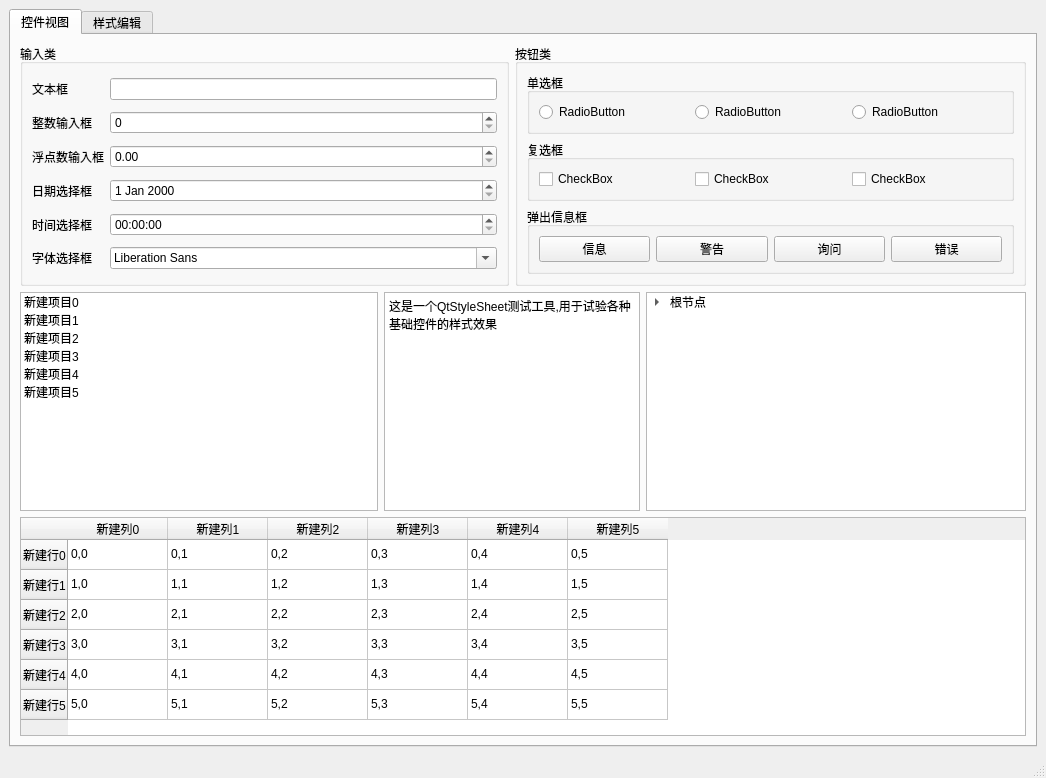
<?xml version="1.0" encoding="UTF-8"?>
<ui version="4.0">
 <class>StyleSheetViewer</class>
 <widget class="QMainWindow" name="StyleSheetViewer">
  <property name="geometry">
   <rect>
    <x>0</x>
    <y>0</y>
    <width>1046</width>
    <height>778</height>
   </rect>
  </property>
  <property name="windowTitle">
   <string>StyleSheetViewer</string>
  </property>
  <widget class="QWidget" name="centralwidget">
   <layout class="QVBoxLayout" name="verticalLayout">
    <item>
     <widget class="QTabWidget" name="tabWidget">
      <property name="currentIndex">
       <number>0</number>
      </property>
      <widget class="QWidget" name="tab">
       <attribute name="title">
        <string>控件视图</string>
       </attribute>
       <layout class="QGridLayout" name="gridLayout_6">
        <item row="0" column="0" colspan="2">
         <widget class="QGroupBox" name="groupBox_5">
          <property name="title">
           <string>输入类</string>
          </property>
          <layout class="QGridLayout" name="gridLayout_5">
           <item row="0" column="0">
            <widget class="QLabel" name="label">
             <property name="text">
              <string>文本框</string>
             </property>
            </widget>
           </item>
           <item row="0" column="1">
            <widget class="QLineEdit" name="lineEdit">
             <property name="text">
              <string/>
             </property>
            </widget>
           </item>
           <item row="1" column="0">
            <widget class="QLabel" name="label_2">
             <property name="text">
              <string>整数输入框</string>
             </property>
            </widget>
           </item>
           <item row="1" column="1">
            <widget class="QSpinBox" name="spinBox"/>
           </item>
           <item row="2" column="0">
            <widget class="QLabel" name="label_3">
             <property name="text">
              <string>浮点数输入框</string>
             </property>
            </widget>
           </item>
           <item row="2" column="1">
            <widget class="QDoubleSpinBox" name="doubleSpinBox"/>
           </item>
           <item row="3" column="0">
            <widget class="QLabel" name="label_4">
             <property name="text">
              <string>日期选择框</string>
             </property>
            </widget>
           </item>
           <item row="3" column="1">
            <widget class="QDateEdit" name="dateEdit"/>
           </item>
           <item row="4" column="0">
            <widget class="QLabel" name="label_5">
             <property name="text">
              <string>时间选择框</string>
             </property>
            </widget>
           </item>
           <item row="4" column="1">
            <widget class="QTimeEdit" name="timeEdit"/>
           </item>
           <item row="5" column="0">
            <widget class="QLabel" name="label_6">
             <property name="text">
              <string>字体选择框</string>
             </property>
            </widget>
           </item>
           <item row="5" column="1">
            <widget class="QFontComboBox" name="fontComboBox"/>
           </item>
          </layout>
         </widget>
        </item>
        <item row="0" column="2" colspan="2">
         <widget class="QGroupBox" name="groupBox">
          <property name="title">
           <string>按钮类</string>
          </property>
          <layout class="QGridLayout" name="gridLayout">
           <item row="0" column="0">
            <widget class="QGroupBox" name="groupBox_4">
             <property name="title">
              <string>单选框</string>
             </property>
             <layout class="QGridLayout" name="gridLayout_2">
              <item row="0" column="0">
               <widget class="QRadioButton" name="radioButton">
                <property name="text">
                 <string>RadioButton</string>
                </property>
               </widget>
              </item>
              <item row="0" column="1">
               <widget class="QRadioButton" name="radioButton_3">
                <property name="text">
                 <string>RadioButton</string>
                </property>
               </widget>
              </item>
              <item row="0" column="2">
               <widget class="QRadioButton" name="radioButton_2">
                <property name="text">
                 <string>RadioButton</string>
                </property>
               </widget>
              </item>
             </layout>
            </widget>
           </item>
           <item row="1" column="0">
            <widget class="QGroupBox" name="groupBox_2">
             <property name="title">
              <string>复选框</string>
             </property>
             <layout class="QGridLayout" name="gridLayout_3">
              <item row="0" column="0">
               <widget class="QCheckBox" name="checkBox">
                <property name="text">
                 <string>CheckBox</string>
                </property>
               </widget>
              </item>
              <item row="0" column="1">
               <widget class="QCheckBox" name="checkBox_2">
                <property name="text">
                 <string>CheckBox</string>
                </property>
               </widget>
              </item>
              <item row="0" column="2">
               <widget class="QCheckBox" name="checkBox_3">
                <property name="text">
                 <string>CheckBox</string>
                </property>
               </widget>
              </item>
             </layout>
            </widget>
           </item>
           <item row="2" column="0">
            <widget class="QGroupBox" name="groupBox_3">
             <property name="title">
              <string>弹出信息框</string>
             </property>
             <layout class="QGridLayout" name="gridLayout_4">
              <item row="0" column="0">
               <widget class="QPushButton" name="pushButton_ShowInformationMessageBox">
                <property name="text">
                 <string>信息</string>
                </property>
               </widget>
              </item>
              <item row="0" column="1">
               <widget class="QPushButton" name="pushButton_ShowWarningMessageBox">
                <property name="text">
                 <string>警告</string>
                </property>
               </widget>
              </item>
              <item row="0" column="2">
               <widget class="QPushButton" name="pushButton_ShowQuestionMessageBox">
                <property name="text">
                 <string>询问</string>
                </property>
               </widget>
              </item>
              <item row="0" column="3">
               <widget class="QPushButton" name="pushButton_ShowErrorMessageBox">
                <property name="text">
                 <string>错误</string>
                </property>
               </widget>
              </item>
             </layout>
            </widget>
           </item>
          </layout>
         </widget>
        </item>
        <item row="1" column="0">
         <widget class="QListWidget" name="listWidget">
          <item>
           <property name="text">
            <string>新建项目0</string>
           </property>
          </item>
          <item>
           <property name="text">
            <string>新建项目1</string>
           </property>
          </item>
          <item>
           <property name="text">
            <string>新建项目2</string>
           </property>
          </item>
          <item>
           <property name="text">
            <string>新建项目3</string>
           </property>
          </item>
          <item>
           <property name="text">
            <string>新建项目4</string>
           </property>
          </item>
          <item>
           <property name="text">
            <string>新建项目5</string>
           </property>
          </item>
         </widget>
        </item>
        <item row="1" column="1" colspan="2">
         <widget class="QPlainTextEdit" name="plainTextEdit">
          <property name="plainText">
           <string>这是一个QtStyleSheet测试工具,用于试验各种基础控件的样式效果</string>
          </property>
         </widget>
        </item>
        <item row="1" column="3">
         <widget class="QTreeWidget" name="treeWidget">
          <attribute name="headerVisible">
           <bool>false</bool>
          </attribute>
          <column>
           <property name="text">
            <string>新建列</string>
           </property>
          </column>
          <item>
           <property name="text">
            <string>根节点</string>
           </property>
           <item>
            <property name="text">
             <string>一级子节点</string>
            </property>
            <item>
             <property name="text">
              <string>二级子节点</string>
             </property>
             <item>
              <property name="text">
               <string>三级子节点</string>
              </property>
             </item>
            </item>
           </item>
           <item>
            <property name="text">
             <string>一级子节点</string>
            </property>
            <item>
             <property name="text">
              <string>二级子节点</string>
             </property>
             <item>
              <property name="text">
               <string>三级子节点</string>
              </property>
             </item>
            </item>
           </item>
           <item>
            <property name="text">
             <string>一级子节点</string>
            </property>
            <item>
             <property name="text">
              <string>二级子节点</string>
             </property>
             <item>
              <property name="text">
               <string>三级子节点</string>
              </property>
             </item>
            </item>
           </item>
          </item>
         </widget>
        </item>
        <item row="2" column="0" colspan="4">
         <widget class="QTableWidget" name="tableWidget">
          <row>
           <property name="text">
            <string>新建行0</string>
           </property>
          </row>
          <row>
           <property name="text">
            <string>新建行1</string>
           </property>
          </row>
          <row>
           <property name="text">
            <string>新建行2</string>
           </property>
          </row>
          <row>
           <property name="text">
            <string>新建行3</string>
           </property>
          </row>
          <row>
           <property name="text">
            <string>新建行4</string>
           </property>
          </row>
          <row>
           <property name="text">
            <string>新建行5</string>
           </property>
          </row>
          <column>
           <property name="text">
            <string>新建列0</string>
           </property>
          </column>
          <column>
           <property name="text">
            <string>新建列1</string>
           </property>
          </column>
          <column>
           <property name="text">
            <string>新建列2</string>
           </property>
          </column>
          <column>
           <property name="text">
            <string>新建列3</string>
           </property>
          </column>
          <column>
           <property name="text">
            <string>新建列4</string>
           </property>
          </column>
          <column>
           <property name="text">
            <string>新建列5</string>
           </property>
          </column>
          <item row="0" column="0">
           <property name="text">
            <string>0,0</string>
           </property>
          </item>
          <item row="0" column="1">
           <property name="text">
            <string>0,1</string>
           </property>
          </item>
          <item row="0" column="2">
           <property name="text">
            <string>0,2</string>
           </property>
          </item>
          <item row="0" column="3">
           <property name="text">
            <string>0,3</string>
           </property>
          </item>
          <item row="0" column="4">
           <property name="text">
            <string>0,4</string>
           </property>
          </item>
          <item row="0" column="5">
           <property name="text">
            <string>0,5</string>
           </property>
          </item>
          <item row="1" column="0">
           <property name="text">
            <string>1,0</string>
           </property>
          </item>
          <item row="1" column="1">
           <property name="text">
            <string>1,1</string>
           </property>
          </item>
          <item row="1" column="2">
           <property name="text">
            <string>1,2</string>
           </property>
          </item>
          <item row="1" column="3">
           <property name="text">
            <string>1,3</string>
           </property>
          </item>
          <item row="1" column="4">
           <property name="text">
            <string>1,4</string>
           </property>
          </item>
          <item row="1" column="5">
           <property name="text">
            <string>1,5</string>
           </property>
          </item>
          <item row="2" column="0">
           <property name="text">
            <string>2,0</string>
           </property>
          </item>
          <item row="2" column="1">
           <property name="text">
            <string>2,1</string>
           </property>
          </item>
          <item row="2" column="2">
           <property name="text">
            <string>2,2</string>
           </property>
          </item>
          <item row="2" column="3">
           <property name="text">
            <string>2,3</string>
           </property>
          </item>
          <item row="2" column="4">
           <property name="text">
            <string>2,4</string>
           </property>
          </item>
          <item row="2" column="5">
           <property name="text">
            <string>2,5</string>
           </property>
          </item>
          <item row="3" column="0">
           <property name="text">
            <string>3,0</string>
           </property>
          </item>
          <item row="3" column="1">
           <property name="text">
            <string>3,1</string>
           </property>
          </item>
          <item row="3" column="2">
           <property name="text">
            <string>3,2</string>
           </property>
          </item>
          <item row="3" column="3">
           <property name="text">
            <string>3,3</string>
           </property>
          </item>
          <item row="3" column="4">
           <property name="text">
            <string>3,4</string>
           </property>
          </item>
          <item row="3" column="5">
           <property name="text">
            <string>3,5</string>
           </property>
          </item>
          <item row="4" column="0">
           <property name="text">
            <string>4,0</string>
           </property>
          </item>
          <item row="4" column="1">
           <property name="text">
            <string>4,1</string>
           </property>
          </item>
          <item row="4" column="2">
           <property name="text">
            <string>4,2</string>
           </property>
          </item>
          <item row="4" column="3">
           <property name="text">
            <string>4,3</string>
           </property>
          </item>
          <item row="4" column="4">
           <property name="text">
            <string>4,4</string>
           </property>
          </item>
          <item row="4" column="5">
           <property name="text">
            <string>4,5</string>
           </property>
          </item>
          <item row="5" column="0">
           <property name="text">
            <string>5,0</string>
           </property>
          </item>
          <item row="5" column="1">
           <property name="text">
            <string>5,1</string>
           </property>
          </item>
          <item row="5" column="2">
           <property name="text">
            <string>5,2</string>
           </property>
          </item>
          <item row="5" column="3">
           <property name="text">
            <string>5,3</string>
           </property>
          </item>
          <item row="5" column="4">
           <property name="text">
            <string>5,4</string>
           </property>
          </item>
          <item row="5" column="5">
           <property name="text">
            <string>5,5</string>
           </property>
          </item>
         </widget>
        </item>
       </layout>
      </widget>
      <widget class="QWidget" name="tab_2">
       <attribute name="title">
        <string>样式编辑</string>
       </attribute>
       <layout class="QVBoxLayout" name="verticalLayout_2">
        <item>
         <widget class="QPlainTextEdit" name="plainTextEdit_StyleSheet"/>
        </item>
       </layout>
      </widget>
     </widget>
    </item>
   </layout>
  </widget>
  <widget class="QMenuBar" name="menubar">
   <property name="geometry">
    <rect>
     <x>0</x>
     <y>0</y>
     <width>1046</width>
     <height>43</height>
    </rect>
   </property>
  </widget>
  <widget class="QStatusBar" name="statusbar"/>
 </widget>
 <resources/>
 <connections/>
</ui>
